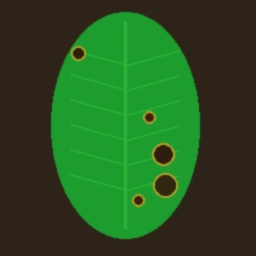
#> input picture data/samples/Apple___Apple_scab/sample_001.jpg, 256 x 256 px
$ python -i segmentation.py   (imports and definitions only)
#> lines starting #> are read from the running program, lines starting #| are printed output that depends on the picture; after the words box and inside, x2 and y2 are one past the last pixel; in counts of white or black regions, pixels touching at a corner belong together
"""
Leaf and Lesion Segmentation Module
Implements background suppression and Region of Interest (ROI) extraction.
"""

from typing import Tuple, Optional
import cv2
import numpy as np
from PIL import Image


def segment_leaf_hsv(
    image: np.ndarray,
    lower_green: Tuple[int, int, int] = (25, 30, 30),
    upper_green: Tuple[int, int, int] = (85, 255, 255),
    apply_morphology: bool = True
) -> Tuple[np.ndarray, np.ndarray]:
    """
    Isolates healthy/diseased foliar tissue from background using HSV color thresholding.

    Args:
        image: RGB image as numpy array (H, W, 3).
        lower_green: Lower HSV bound for leaf tissue.
        upper_green: Upper HSV bound for leaf tissue.
        apply_morphology: Whether to apply closing/opening to fill holes.

    Returns:
        segmented_image: RGB image with background masked out to black.
        mask: Binary mask (255 for leaf, 0 for background).
    """
#> called with lower_green = (25, 30, 30), upper_green = (85, 255, 255), apply_morphology = True
    hsv = cv2.cvtColor(image, cv2.COLOR_RGB2HSV)
#> hsv: shape (256, 256, 3); mean H, S, V 34.5, 150.8, 89.3
    mask = cv2.inRange(hsv, np.array(lower_green), np.array(upper_green))
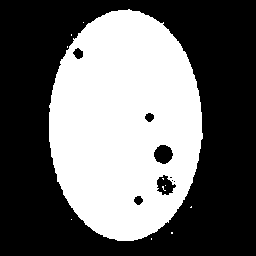
#> mask: shape (256, 256); 41.4% white; 11 white regions (10 under 20 px), largest, box (x1, y1, x2, y2) and area: (49, 9, 203, 241) 27127

    # Also capture chlorotic / necrotic yellow-brown lesion regions
    lower_necrotic = np.array([10, 40, 40])
    upper_necrotic = np.array([25, 255, 255])
    necrotic_mask = cv2.inRange(hsv, lower_necrotic, upper_necrotic)
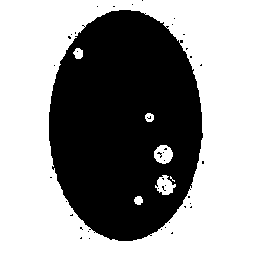
#> necrotic_mask: shape (256, 256); 58.5% white; 41 black regions (40 under 20 px), largest, box (x1, y1, x2, y2) and area: (49, 10, 203, 241) 27080

    combined_mask = cv2.bitwise_or(mask, necrotic_mask)
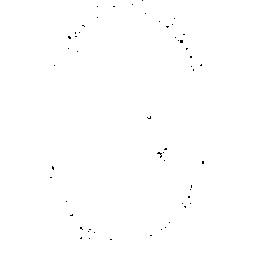
#> combined_mask: shape (256, 256); 99.8% white; black in thin lines or dots, all inside (x1, y1, x2, y2) = (50, 0, 204, 240)

    if apply_morphology:
        kernel = cv2.getStructuringElement(cv2.MORPH_ELLIPSE, (5, 5))
        combined_mask = cv2.morphologyEx(combined_mask, cv2.MORPH_CLOSE, kernel, iterations=2)
#> combined_mask: shape (256, 256); every value is 255
        combined_mask = cv2.morphologyEx(combined_mask, cv2.MORPH_OPEN, kernel, iterations=1)

    segmented = cv2.bitwise_and(image, image, mask=combined_mask)
    return segmented, combined_mask


def segment_leaf_otsu(image: np.ndarray) -> Tuple[np.ndarray, np.ndarray]:
    """
    Otsu-based thresholding on grayscale / CIELAB a* channel (green-magenta axis).
    Effective for separating green leaf canopy from soil and neutral backgrounds.
    """
    lab = cv2.cvtColor(image, cv2.COLOR_RGB2LAB)
    a_channel = lab[:, :, 1]  # Green is low, magenta is high

    # Invert so green areas are bright
    inv_a = cv2.bitwise_not(a_channel)
    _, mask = cv2.threshold(inv_a, 0, 255, cv2.THRESH_BINARY + cv2.THRESH_OTSU)

    kernel = cv2.getStructuringElement(cv2.MORPH_ELLIPSE, (5, 5))
    mask = cv2.morphologyEx(mask, cv2.MORPH_CLOSE, kernel)

    segmented = cv2.bitwise_and(image, image, mask=mask)
    return segmented, mask


def preprocess_image_with_roi(image_path: str, method: str = "none") -> np.ndarray:
    """
    Loads an image and optionally applies background suppression.

    Args:
        image_path: Path to the image file.
        method: One of ['none', 'hsv', 'otsu'].
    """
    img = Image.open(image_path).convert("RGB")
    img_np = np.array(img)

    if method == "hsv":
        segmented, _ = segment_leaf_hsv(img_np)
        return segmented
    elif method == "otsu":
        segmented, _ = segment_leaf_otsu(img_np)
        return segmented
    return img_np

>>> import cv2
>>> picture = cv2.cvtColor(cv2.imread('../data/samples/Apple___Apple_scab/sample_001.jpg'), cv2.COLOR_BGR2RGB)
>>> result = segment_leaf_hsv(picture)

$ run again, on data/samples/Apple___Apple_scab/sample_002.jpg
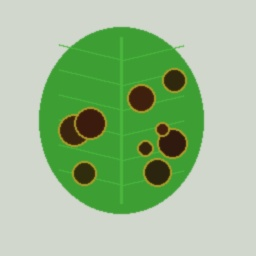
#> input picture data/samples/Apple___Apple_scab/sample_002.jpg, 256 x 256 px
#> hsv: shape (256, 256, 3); mean H, S, V 48.6, 72.6, 188.9
#> in segment_leaf_hsv, `mask = cv2.inRange(hsv, np.array(lower_green), np.array(upper_green))`:
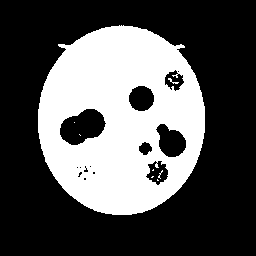
#> mask: shape (256, 256); 33.6% white; 8 white regions (6 under 20 px), largest, box (x1, y1, x2, y2) and area: (38, 25, 205, 215) 21989, (168, 78, 179, 84) 22
#> necrotic_mask: shape (256, 256); 3.9% white; 20 white regions (14 under 20 px), largest, box (x1, y1, x2, y2) and area: (60, 109, 106, 145) 835, (156, 123, 186, 157) 515, (129, 85, 155, 111) 450, (146, 160, 169, 185) 326, (164, 70, 184, 91) 243, (139, 142, 153, 155) 123
#> in segment_leaf_hsv, `segmented = cv2.bitwise_and(image, image, mask=combined_mask)`:
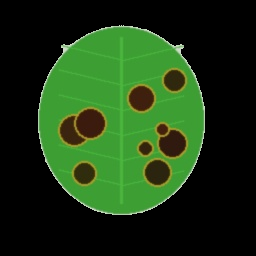
#> segmented: shape (256, 256, 3); mean R, G, B 27.2, 54.8, 19.4

$ run again, on data/samples/Apple___Apple_scab/sample_003.jpg
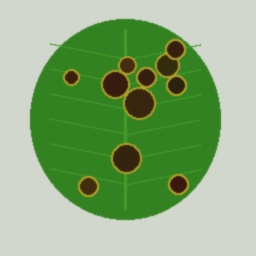
#> input picture data/samples/Apple___Apple_scab/sample_003.jpg, 256 x 256 px
#> hsv: shape (256, 256, 3); mean H, S, V 48.4, 93.9, 173.1
#> in segment_leaf_hsv, `mask = cv2.inRange(hsv, np.array(lower_green), np.array(upper_green))`:
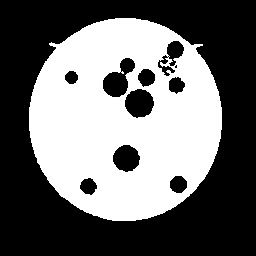
#> mask: shape (256, 256); 42.2% white; 1 white region, box (x1, y1, x2, y2) and area: (29, 18, 222, 221) 27682
#> necrotic_mask: shape (256, 256); 4.7% white; 9 white regions (2 under 20 px), largest, box (x1, y1, x2, y2) and area: (103, 57, 155, 118) 1176, (157, 41, 185, 94) 651, (113, 145, 140, 172) 561
#> in segment_leaf_hsv, `segmented = cv2.bitwise_and(image, image, mask=combined_mask)`:
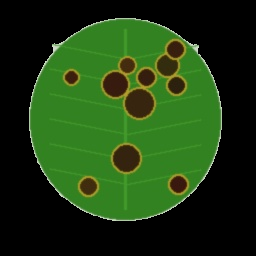
#> segmented: shape (256, 256, 3); mean R, G, B 29.1, 58.5, 17

$ run again, on data/samples/Apple___Apple_scab/sample_004.jpg
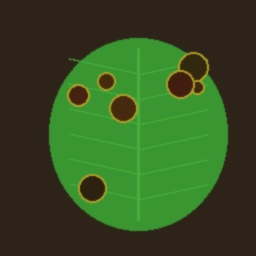
#> input picture data/samples/Apple___Apple_scab/sample_004.jpg, 256 x 256 px
#> hsv: shape (256, 256, 3); mean H, S, V 31, 139.3, 85.9
#> in segment_leaf_hsv, `mask = cv2.inRange(hsv, np.array(lower_green), np.array(upper_green))`:
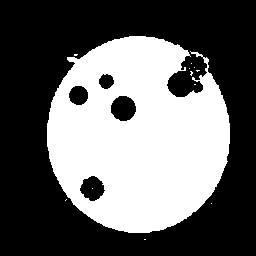
#> mask: shape (256, 256); 39.8% white; 12 white regions (11 under 20 px), largest, box (x1, y1, x2, y2) and area: (47, 36, 230, 233) 26044
#> necrotic_mask: shape (256, 256); 59.9% white; 50 black regions (45 under 20 px), largest, box (x1, y1, x2, y2) and area: (47, 36, 230, 233) 25838, (170, 74, 191, 95) 234, (193, 52, 202, 57) 22, (204, 57, 209, 63) 22, (76, 90, 85, 94) 22
#> in segment_leaf_hsv, `combined_mask = cv2.bitwise_or(mask, necrotic_mask)`:
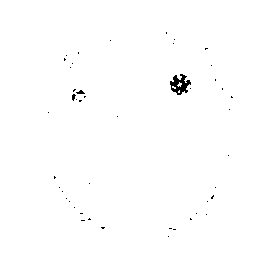
#> combined_mask: shape (256, 256); 99.4% white; 46 black regions (44 under 20 px), largest, box (x1, y1, x2, y2) and area: (170, 74, 191, 95) 234, (76, 90, 85, 94) 22
